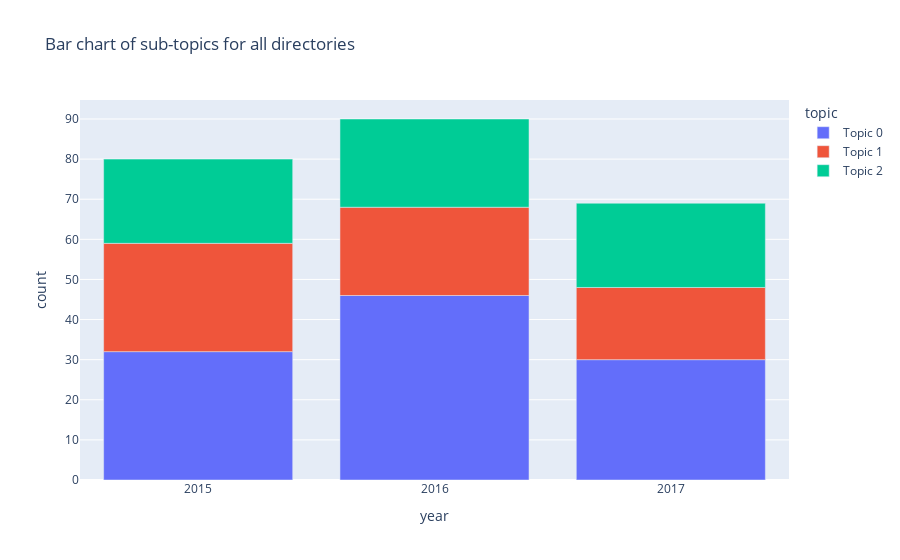

The notebook cell saved with this chart:
### Markdown cell above
## Visualisation carried out

### Code cell
stack_chart(repaste_topics(topics,viz_text))

### Figure 1 — Plotly figure (JSON) as saved in the notebook; plotly's stock layout.template omitted (floating-point values rounded to 4 significant figures)
{"data": [{"alignmentgroup": "True", "hovertemplate": "topic=Topic 0<br>year=%{x}<br>count=%{y}<extra></extra>", "legendgroup": "Topic 0", "marker": {"color": "#636efa", "pattern": {"shape": ""}}, "name": "Topic 0", "offsetgroup": "Topic 0", "orientation": "v", "showlegend": true, "textposition": "auto", "type": "bar", "x": ["2015", "2016", "2017"], "xaxis": "x", "y": [32, 46, 30], "yaxis": "y"}, {"alignmentgroup": "True", "hovertemplate": "topic=Topic 1<br>year=%{x}<br>count=%{y}<extra></extra>", "legendgroup": "Topic 1", "marker": {"color": "#EF553B", "pattern": {"shape": ""}}, "name": "Topic 1", "offsetgroup": "Topic 1", "orientation": "v", "showlegend": true, "textposition": "auto", "type": "bar", "x": ["2015", "2016", "2017"], "xaxis": "x", "y": [27, 22, 18], "yaxis": "y"}, {"alignmentgroup": "True", "hovertemplate": "topic=Topic 2<br>year=%{x}<br>count=%{y}<extra></extra>", "legendgroup": "Topic 2", "marker": {"color": "#00cc96", "pattern": {"shape": ""}}, "name": "Topic 2", "offsetgroup": "Topic 2", "orientation": "v", "showlegend": true, "textposition": "auto", "type": "bar", "x": ["2015", "2016", "2017"], "xaxis": "x", "y": [21, 22, 21], "yaxis": "y"}], "layout": {"barmode": "relative", "legend": {"title": {"text": "topic"}, "tracegroupgap": 0}, "title": {"text": "Bar chart of sub-topics for all directories"}, "xaxis": {"anchor": "y", "domain": [0, 1], "title": {"text": "year"}}, "yaxis": {"anchor": "x", "domain": [0, 1], "title": {"text": "count"}}}}
